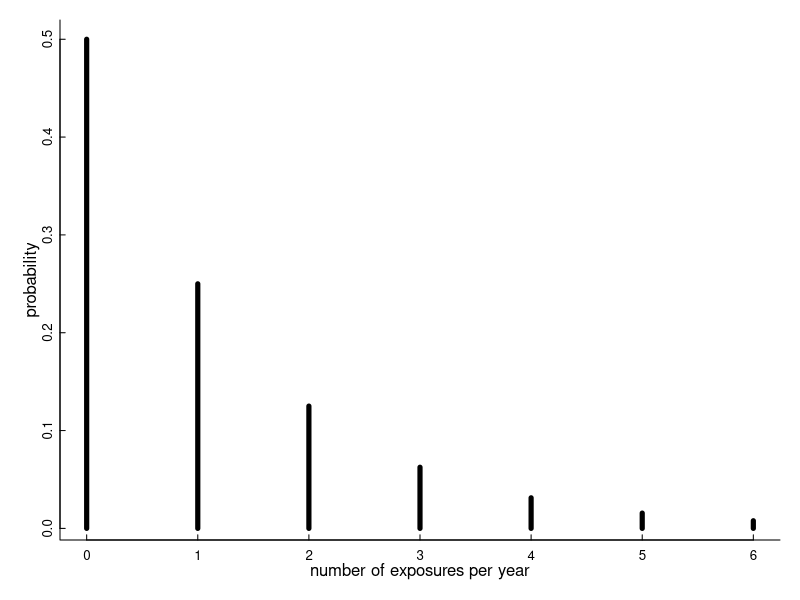
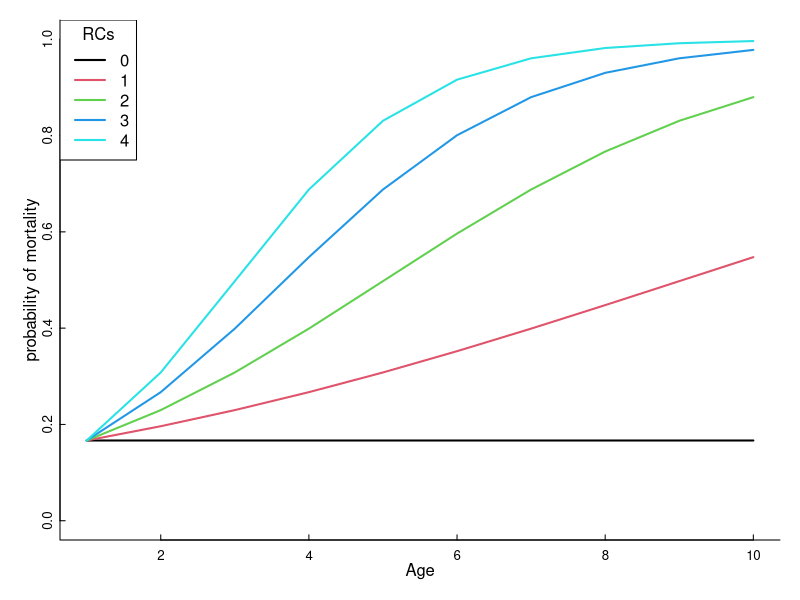
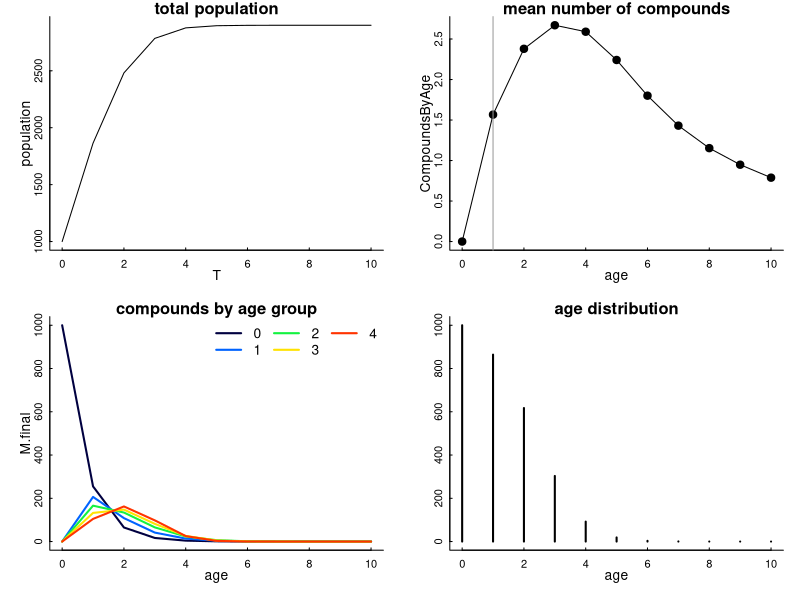

Source code (R) for these figures, in order:

## Attempting to learn something about mortality from AR-age curves
## 2023-09-14

#### Elie's inital experimenting ####

library(magrittr)

# Exposure occurs as a negative binomial process with rate $\gamma$, so $P(C_{i,t+1} = k) = NegBinom(1 - \gamma)$, where $C_{i,t}$ refers to the number of compounds individual $i$ is exposed to by time $t$.  Just to give an idea, with a probability of annual contact $\gamma = 0.2$
par(mfrow=c(1,1))
par(bty = "l", mar = c(3,3,1,1), bty = "l", mgp= c(1,.2,0), 
    tck = 0.01, cex.axis = .8)
gamma <- 0.5
plot(0:6, 
     dnbinom(0:6, prob = 1-gamma, size = 1), type = "h", lwd = 5, ylab = "probability",
     xlab = "number of exposures per year")

# Mortality depends on exposure.  INTERESTINGLY, it also has to depend on an interaction between exposure and age(!)  I have a relatively simple two parameter model, but the AGE bit should probably be included as another parameter.
par(bty = "l", mar = c(3,3,1,1), bty = "l", mgp= c(1,.2,0), tck = 0.01, cex.axis = .8)
age.max <- 10; c.max <- 5
mu <- 0.2; beta <- 0.2

expit <- function(x) exp(x)/(1+exp(x))
exposure.matrix <- matrix(0:(c.max-1), nrow = age.max, ncol = c.max, byrow = TRUE)
age.matrix <- matrix(0:(age.max-1), nrow = age.max, ncol = c.max, byrow = FALSE)
mortality.matrix <- expit( log(mu) + beta * exposure.matrix * age.matrix)

matplot(mortality.matrix, type = "l", pch = 1, col = 1:5, lty = 1, lwd = 2, xlab = "Age", ylab = "probability of mortality", ylim = c(0,1))
legend("topleft", col = 1:c.max, legend = 1:c.max-1, lwd = 2, title = "RCs")


# In this model, animals with no exposure have a constant annual mortality of 10% through their adult life (actually not a terrible assumption). 
# But the more rodenticide they've been exposed to, the higher the mortality rate at higher ages. 

## Set up simulation
# basic paramaters
T <- seq(0, 10)
c.max <- 5
age.max <- 11
births <- 1000

# rate of exposure
# gamma <- .75
gamma <- .83  # Using proportion of 338 samples that tested positive

# parameters of mortality 
# beta <- 0.2
# mu <- .32 # these values make curves that look like AR results
beta <- 0.25
mu <- 0.1


expit <- function(x) exp(x)/(1+exp(x))
exposure.matrix <- matrix(0:(c.max-1), nrow = age.max, ncol = c.max, byrow = TRUE)
age.matrix <- matrix(0:(age.max-1), nrow = age.max, ncol = c.max, byrow = FALSE)
mortality.matrix <- expit( log(mu) + beta * exposure.matrix * age.matrix)

# construct exposure transition probability matrix
gamma.vector <- dnbinom(1:c.max, 1, prob = 1 - gamma)
gamma.vector <- gamma.vector/(sum(gamma.vector))
gamma.matrix <- matrix(0, nrow = c.max, ncol = c.max)
for(i in 1:c.max) gamma.matrix[i,i:c.max] <- gamma.vector[1:(c.max - i  + 1)]
gamma.matrix <- gamma.matrix %>% apply(1, function(x) x/sum(x)) %>% t

#
M.total <- array(0, dim= c(length(T), age.max, c.max))
M.total <- provideDimnames(M.total, sep = "", base = list("t", "a", "c"))
M.total[1,1,1] <- births

i <- 2

for(i in 2:length(T)){
  M.old <- M.total[i-1,,]
  
  # First expose them (with transition matrix)    
  M.exposed <- apply(M.old, 1, '%*%', gamma.matrix) %>% t
  
  # next, age + die
  M.aged <- M.exposed
  M.aged[2:age.max,] <- M.exposed[1:(age.max-1),] * (1-mortality.matrix[-1,])
  
  # put into array
  M.total[i,,] <- M.aged
  
  # reset births
  M.total[i,1,] <- c(births, rep(0, c.max-1))
}

M.final <- M.total[length(T),,]
CompoundsByAge <- apply(M.final, 1, 
                        function(x) sum( (x/sum(x)) * (1:c.max-1)))

par(mfrow = c(2,2), mar = c(3,3,1,1), bty = "l", mgp= c(1,.25,0), 
    tck = 0.01, cex.axis = .8)
plot(T, apply(M.total, 1, sum), type = "l", lty = 1, main = "total population", 
     ylab = "population")

plot(0:(age.max-1), CompoundsByAge, 
     type="l", main="mean number of compounds", xlab = "age")
points(0:(age.max-1), CompoundsByAge, pch=20, cex=1.8)
abline(v=1,col="gray60")

matplot(0:(age.max-1), M.final, type = "l", lty = 1, lwd = 2, 
        col = gplots::rich.colors(c.max), xlab = "age", 
        main = "compounds by age group")

legend("topright", legend = 0:(c.max - 1), 
       col = gplots::rich.colors(c.max), lty = 1, lwd = 2,  ncol = 3, 
       bty = "n")

plot(0:(age.max-1), apply(M.final, 1, sum), type = "h", main = "age distribution", lwd = 2, xlab = "age", ylab = "")
